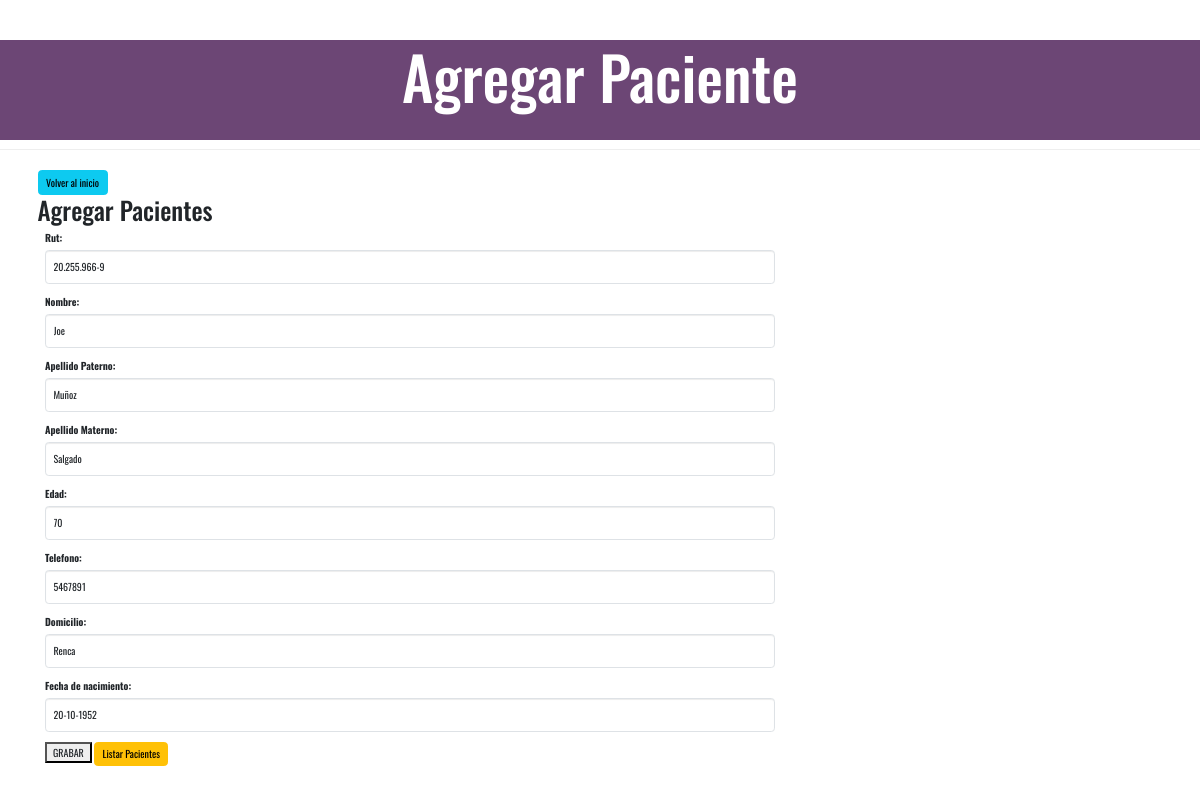
Page /paciente/update_paciente/2 on the committed database.
### Paciente/models.py (models this page shows, shortened)
class Paciente(models.Model):
    rut = models.CharField(max_length=15)
    nombre = models.CharField(max_length=50)
    apellido_paterno = models.CharField(max_length=50)
    apellido_materno = models.CharField(max_length=50)
    edad = models.IntegerField()
    telefono = models.CharField(max_length=20)
    domicilio = models.TextField()
    fecha_nacimiento = models.TextField(max_length=10)

### Paciente/views.py (the view)
# urls.py: path('update_paciente/<pk>', views.CarreraUpdate.as_view(), name="update_pacientes"),
class CarreraUpdate(UpdateView):
    model = Paciente
    form_class = PacienteForm
    template_name = 'Registro/carrera_form.html'
    success_url = reverse_lazy('list_pacientes')

### Paciente/forms.py
class PacienteForm(forms.ModelForm):
    class Meta:
        model = Paciente
        fields = ['rut','nombre', 'apellido_paterno', 'apellido_materno','edad','telefono','domicilio','fecha_nacimiento']
        labels = {
            'rut': 'Rut',
            'nombre': 'Nombre',
            'apellido_paterno': 'Apellido Paterno',
            'apellido_materno':'Apellido Materno',
            'edad':'Edad',
            'telefono':'Telefono',
            'domicilio':'Domicilio',
            'fecha_nacimiento':'Fecha de nacimiento',
        }
        widgets = {
            'rut': forms.TextInput(attrs={'class': 'form-control'}),
            'nombre': forms.TextInput(attrs={'class': 'form-control'}),
            'apellido_paterno': forms.TextInput(attrs={'class': 'form-control'}),
            'apellido_materno': forms.TextInput(attrs={'class': 'form-control'}),
            'edad': forms.TextInput(attrs={'class': 'form-control'}),
            'telefono': forms.TextInput(attrs={'class': 'form-control'}),
            'domicilio': forms.TextInput(attrs={'class': 'form-control'}),
            'fecha_nacimiento': forms.TextInput(attrs={'class': 'form-control'}),
        }

### templates/Registro/carrera_form.html
{% extends 'Registro/base.html' %}
{% block titulo_principal %}
<div class="head">
    <div id="titulo_pagina" ><h3>Agregar Paciente</h3></div>
    </div>
{% endblock %}
{% block content %}
    <a href="{% url 'home' %} " class="btn btn-info">Volver al inicio</a>
    <h1>Agregar Pacientes</h1>
    <div class="content container">
    <form method="POST">
        {% csrf_token %} {{ form.as_p }}
        <button type="submit">GRABAR</button>
        <a href="{% url 'list_pacientes' %}" class="btn btn-warning">Listar Pacientes</a>
    </form>
    </div>
{% endblock %}

### static/css/estilos.css (style rules this page uses)
* { font-family: 'Oswald', sans-serif; }
#titulo_pagina { text-align: center; }
.head { background-color: #6c4675; color: white; height: 100px; }
#titulo_pagina h3 { text-align: center; font-size: 60px; }

### rows in the picture
Paciente: rut "20.255.966-9", nombre "Joe", apellido_paterno "Muñoz", apellido_materno "Salgado", edad "70", telefono "5467891", domicilio "Renca", fecha_nacimiento "20-10-1952"
